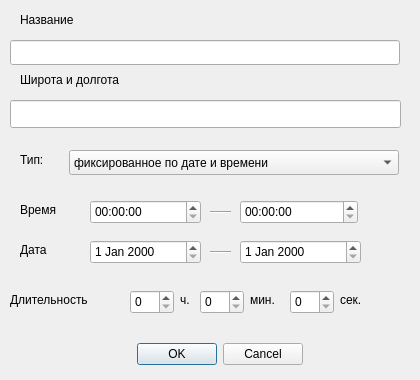
<?xml version="1.0" encoding="UTF-8"?>
<ui version="4.0">
 <class>Dialog2</class>
 <widget class="QDialog" name="Dialog2">
  <property name="geometry">
   <rect>
    <x>0</x>
    <y>0</y>
    <width>420</width>
    <height>380</height>
   </rect>
  </property>
  <property name="sizePolicy">
   <sizepolicy hsizetype="Fixed" vsizetype="Fixed">
    <horstretch>0</horstretch>
    <verstretch>0</verstretch>
   </sizepolicy>
  </property>
  <property name="minimumSize">
   <size>
    <width>420</width>
    <height>380</height>
   </size>
  </property>
  <property name="maximumSize">
   <size>
    <width>420</width>
    <height>380</height>
   </size>
  </property>
  <property name="windowTitle">
   <string>Dialog</string>
  </property>
  <widget class="QDialogButtonBox" name="buttonBox">
   <property name="geometry">
    <rect>
     <x>110</x>
     <y>340</y>
     <width>193</width>
     <height>29</height>
    </rect>
   </property>
   <property name="orientation">
    <enum>Qt::Horizontal</enum>
   </property>
   <property name="standardButtons">
    <set>QDialogButtonBox::Cancel|QDialogButtonBox::Ok</set>
   </property>
  </widget>
  <widget class="QLineEdit" name="lineEdit">
   <property name="geometry">
    <rect>
     <x>10</x>
     <y>40</y>
     <width>390</width>
     <height>25</height>
    </rect>
   </property>
   <property name="sizePolicy">
    <sizepolicy hsizetype="Fixed" vsizetype="Fixed">
     <horstretch>0</horstretch>
     <verstretch>0</verstretch>
    </sizepolicy>
   </property>
  </widget>
  <widget class="QComboBox" name="comboBox">
   <property name="geometry">
    <rect>
     <x>69</x>
     <y>150</y>
     <width>330</width>
     <height>25</height>
    </rect>
   </property>
   <property name="sizePolicy">
    <sizepolicy hsizetype="Fixed" vsizetype="Fixed">
     <horstretch>0</horstretch>
     <verstretch>0</verstretch>
    </sizepolicy>
   </property>
   <property name="maximumSize">
    <size>
     <width>330</width>
     <height>25</height>
    </size>
   </property>
   <item>
    <property name="text">
     <string>фиксированное по дате и времени</string>
    </property>
   </item>
   <item>
    <property name="text">
     <string>фиксированное по дате</string>
    </property>
   </item>
   <item>
    <property name="text">
     <string>фиксированное по времени</string>
    </property>
   </item>
   <item>
    <property name="text">
     <string>нефиксированное</string>
    </property>
   </item>
   <item>
    <property name="text">
     <string>регулярное</string>
    </property>
   </item>
  </widget>
  <widget class="QLabel" name="label">
   <property name="geometry">
    <rect>
     <x>20</x>
     <y>10</y>
     <width>69</width>
     <height>20</height>
    </rect>
   </property>
   <property name="text">
    <string>Название</string>
   </property>
  </widget>
  <widget class="QLabel" name="label_2">
   <property name="geometry">
    <rect>
     <x>20</x>
     <y>70</y>
     <width>121</width>
     <height>20</height>
    </rect>
   </property>
   <property name="text">
    <string>Широта и долгота</string>
   </property>
  </widget>
  <widget class="QLabel" name="label_3">
   <property name="geometry">
    <rect>
     <x>20</x>
     <y>150</y>
     <width>69</width>
     <height>20</height>
    </rect>
   </property>
   <property name="text">
    <string>Тип:</string>
   </property>
  </widget>
  <widget class="QTimeEdit" name="timeEdit">
   <property name="geometry">
    <rect>
     <x>90</x>
     <y>200</y>
     <width>111</width>
     <height>24</height>
    </rect>
   </property>
  </widget>
  <widget class="QDateEdit" name="dateEdit">
   <property name="geometry">
    <rect>
     <x>90</x>
     <y>240</y>
     <width>111</width>
     <height>24</height>
    </rect>
   </property>
  </widget>
  <widget class="QLabel" name="label_4">
   <property name="geometry">
    <rect>
     <x>20</x>
     <y>240</y>
     <width>69</width>
     <height>20</height>
    </rect>
   </property>
   <property name="text">
    <string>Дата</string>
   </property>
  </widget>
  <widget class="QLabel" name="label_5">
   <property name="geometry">
    <rect>
     <x>20</x>
     <y>200</y>
     <width>69</width>
     <height>20</height>
    </rect>
   </property>
   <property name="text">
    <string>Время</string>
   </property>
  </widget>
  <widget class="QLabel" name="label_6">
   <property name="geometry">
    <rect>
     <x>10</x>
     <y>290</y>
     <width>111</width>
     <height>20</height>
    </rect>
   </property>
   <property name="text">
    <string>Длительность</string>
   </property>
  </widget>
  <widget class="QTimeEdit" name="timeEdit_2">
   <property name="geometry">
    <rect>
     <x>240</x>
     <y>200</y>
     <width>118</width>
     <height>24</height>
    </rect>
   </property>
  </widget>
  <widget class="QDateEdit" name="dateEdit_2">
   <property name="geometry">
    <rect>
     <x>240</x>
     <y>240</y>
     <width>121</width>
     <height>24</height>
    </rect>
   </property>
  </widget>
  <widget class="Line" name="line">
   <property name="geometry">
    <rect>
     <x>210</x>
     <y>204</y>
     <width>21</width>
     <height>16</height>
    </rect>
   </property>
   <property name="orientation">
    <enum>Qt::Horizontal</enum>
   </property>
  </widget>
  <widget class="Line" name="line_2">
   <property name="geometry">
    <rect>
     <x>210</x>
     <y>251</y>
     <width>21</width>
     <height>3</height>
    </rect>
   </property>
   <property name="orientation">
    <enum>Qt::Horizontal</enum>
   </property>
  </widget>
  <widget class="QSpinBox" name="spinBox">
   <property name="geometry">
    <rect>
     <x>130</x>
     <y>290</y>
     <width>44</width>
     <height>24</height>
    </rect>
   </property>
  </widget>
  <widget class="QSpinBox" name="spinBox_2">
   <property name="geometry">
    <rect>
     <x>200</x>
     <y>290</y>
     <width>44</width>
     <height>24</height>
    </rect>
   </property>
  </widget>
  <widget class="QSpinBox" name="spinBox_3">
   <property name="geometry">
    <rect>
     <x>290</x>
     <y>290</y>
     <width>44</width>
     <height>24</height>
    </rect>
   </property>
  </widget>
  <widget class="QLabel" name="label_7">
   <property name="geometry">
    <rect>
     <x>180</x>
     <y>290</y>
     <width>16</width>
     <height>20</height>
    </rect>
   </property>
   <property name="text">
    <string>ч.</string>
   </property>
  </widget>
  <widget class="QLabel" name="label_8">
   <property name="geometry">
    <rect>
     <x>250</x>
     <y>290</y>
     <width>41</width>
     <height>20</height>
    </rect>
   </property>
   <property name="text">
    <string>мин.</string>
   </property>
  </widget>
  <widget class="QLabel" name="label_9">
   <property name="geometry">
    <rect>
     <x>340</x>
     <y>290</y>
     <width>69</width>
     <height>20</height>
    </rect>
   </property>
   <property name="text">
    <string>сек.</string>
   </property>
  </widget>
  <widget class="QLineEdit" name="lineEdit_2">
   <property name="geometry">
    <rect>
     <x>10</x>
     <y>100</y>
     <width>391</width>
     <height>28</height>
    </rect>
   </property>
  </widget>
 </widget>
 <resources/>
 <connections>
  <connection>
   <sender>buttonBox</sender>
   <signal>accepted()</signal>
   <receiver>Dialog2</receiver>
   <slot>accept()</slot>
   <hints>
    <hint type="sourcelabel">
     <x>252</x>
     <y>368</y>
    </hint>
    <hint type="destinationlabel">
     <x>157</x>
     <y>274</y>
    </hint>
   </hints>
  </connection>
  <connection>
   <sender>buttonBox</sender>
   <signal>rejected()</signal>
   <receiver>Dialog2</receiver>
   <slot>reject()</slot>
   <hints>
    <hint type="sourcelabel">
     <x>252</x>
     <y>368</y>
    </hint>
    <hint type="destinationlabel">
     <x>286</x>
     <y>274</y>
    </hint>
   </hints>
  </connection>
 </connections>
</ui>
